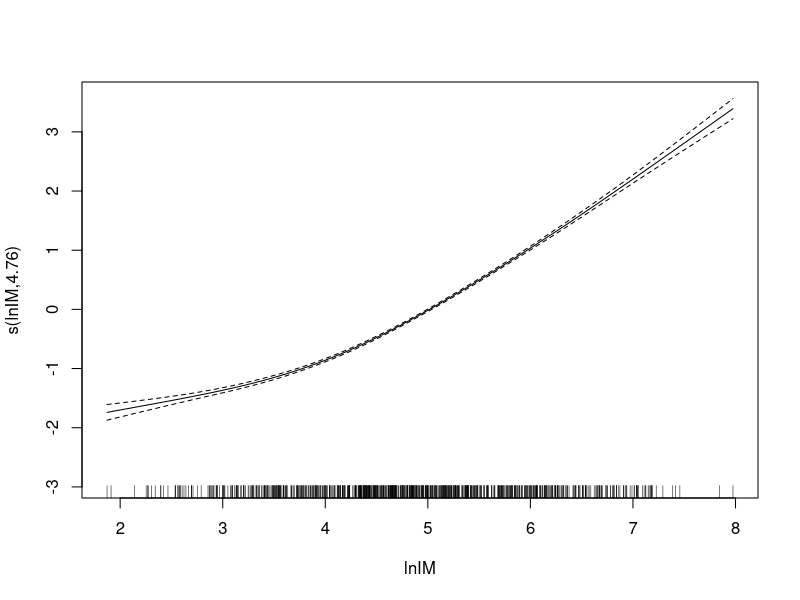
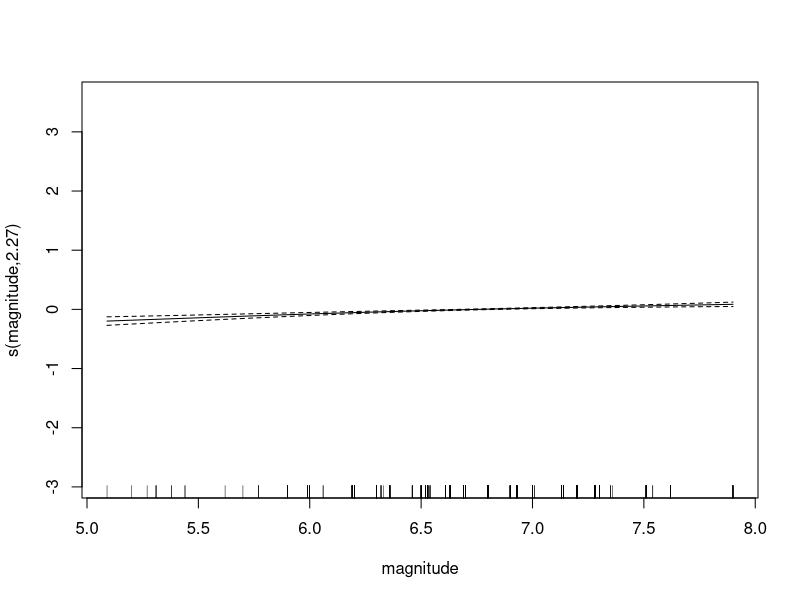
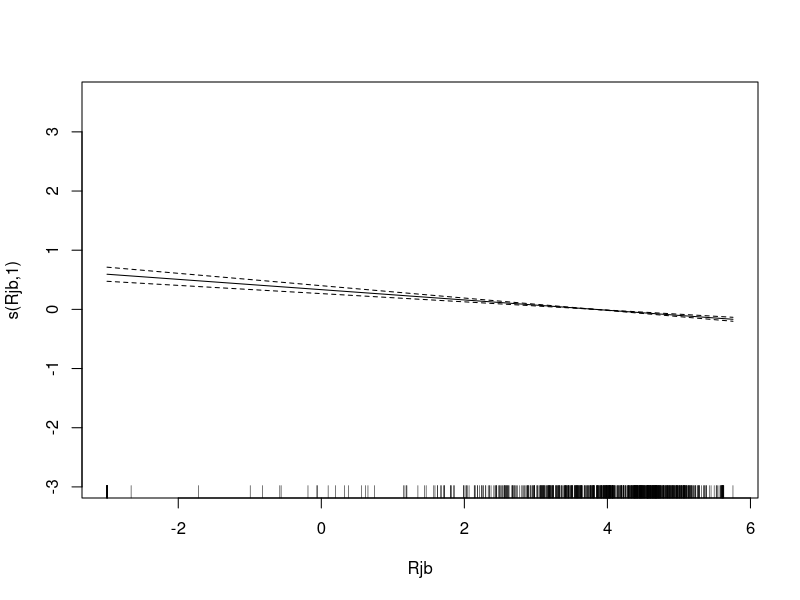
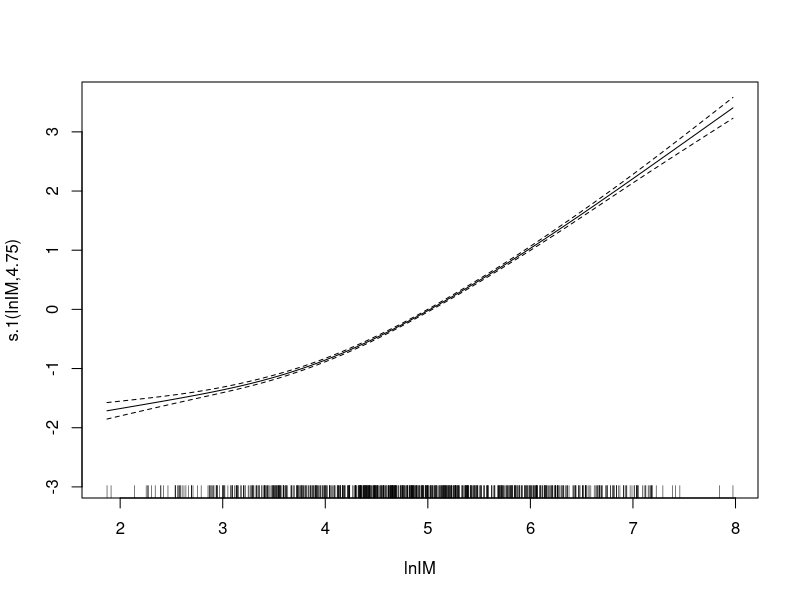
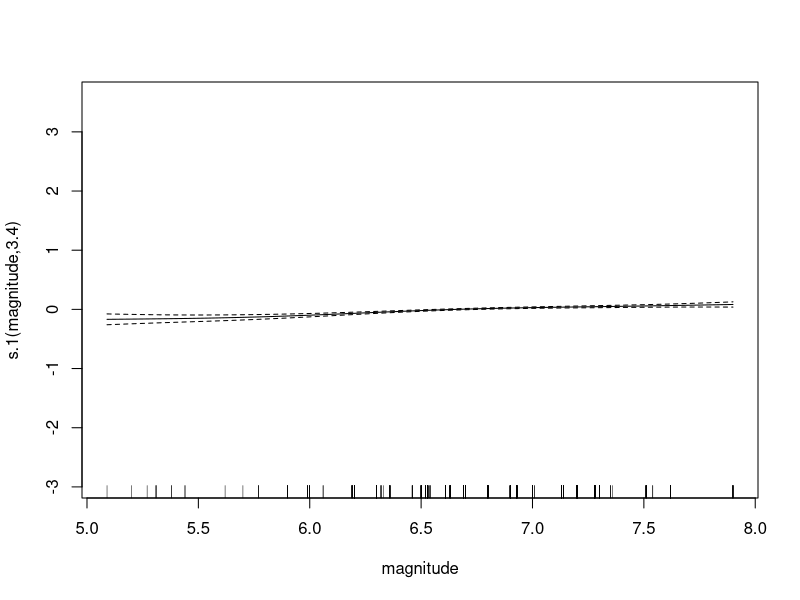
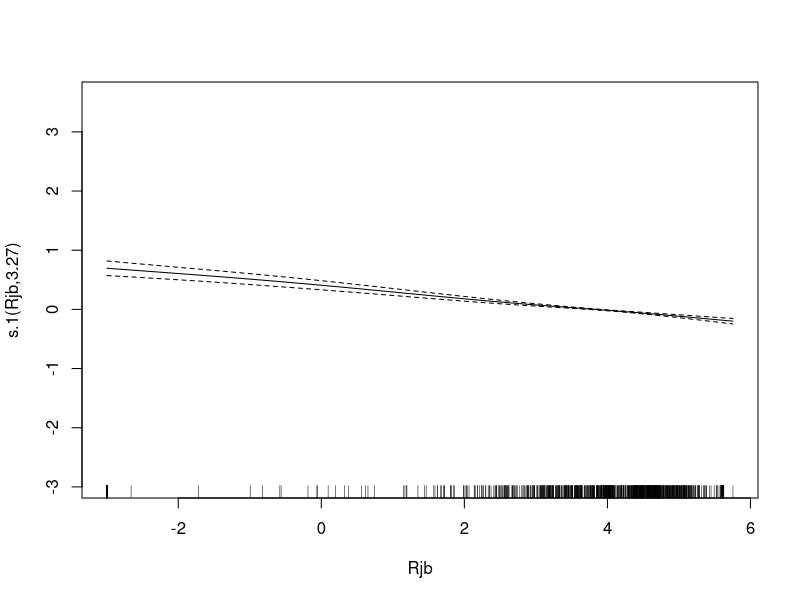
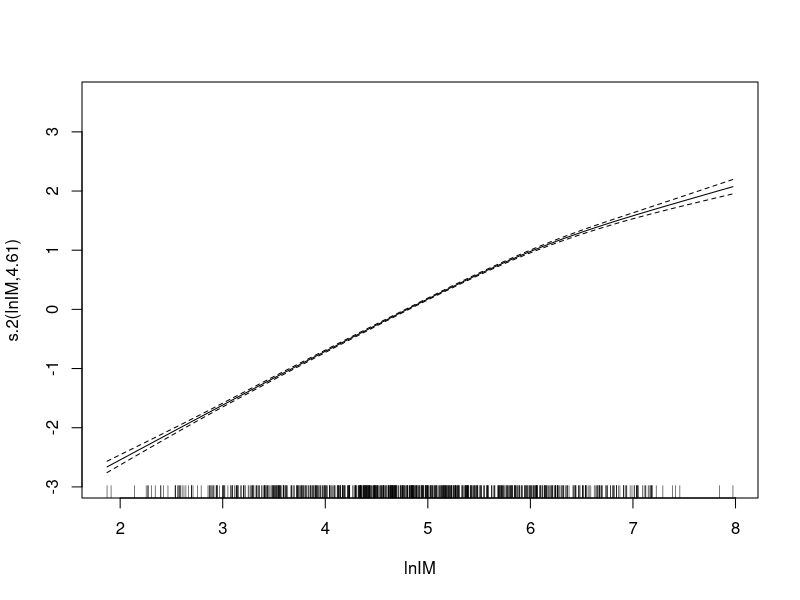
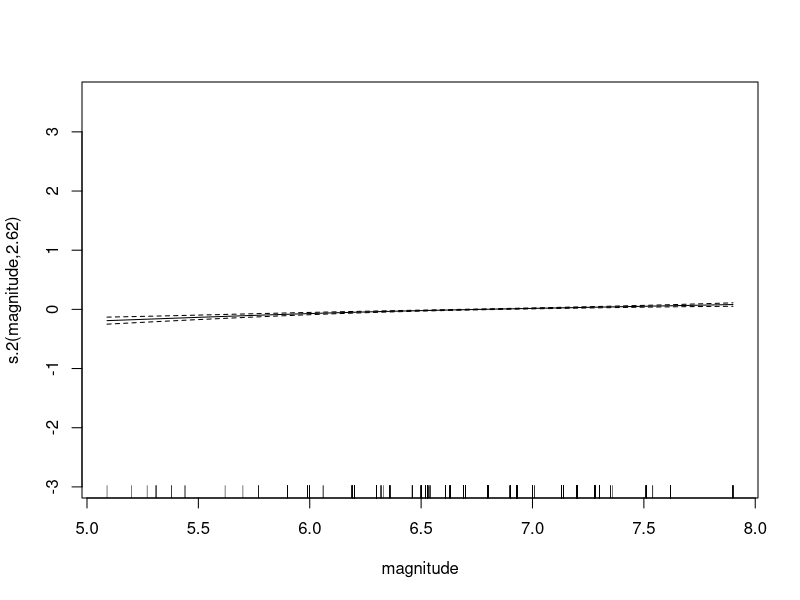

Recreate these plots in R, in order. (Note: this script raises an error after producing the figures.)
## ---- chunk 1
knitr::opts_chunk$set(echo = TRUE)
## ---- chunk 2
library(dplyr)
#library(dslabs)
library(mgcv)
## ---- chunk 3
#dat = read.csv('Inputs_for_s4_96x48_veryhigh_pID1.csv', header = TRUE)
dat = read.csv('data/Inputs_for_s2_48x32_high_avg_EDP.csv', header = TRUE)
magnitude = read.table('data/Magnitude.txt', header=FALSE)
Rjb = read.table('data/Distance_Rjb.txt', header = FALSE)
columns = colnames(dat)
head(dat)
## ---- chunk 4
ln_sdrX = as.matrix(log(dat['story_1_sdrX']))
ln_pfaX = as.matrix(log(dat['story_1_pfaX']))

######## The list of IMs used ##############
lnsaT1 = as.matrix(log(dat['SaT1']))
lnPGA = log(as.matrix(dat['PGA']))
lnPGV = log(as.matrix(dat['PGV']))
lnsaAvg = log(as.matrix(dat['Sa_avg']))
lnCAV = log(as.matrix(dat['CAV']))
lnSI = log(as.matrix(dat['SI']))
lnASI = log(as.matrix(dat['ASI']))
lnDSI = log(as.matrix(dat['DSI']))
lnDS_5to75 = log(as.matrix(dat['DS_5to75']))
lnDS_5to95 = log(as.matrix(dat['DS_5to75']))


magnitude = as.matrix(magnitude)
Rjb = as.matrix(log(Rjb))

#df <- data.frame(SDR=ln_sdrX, PFA=ln_pfaX, SaT1=ln_saT1, SaAvg=ln_saAvg, magnitude=magnitude, 
#                 distance = Rjb, PGV=lnPGV, PGA = lnPGA)
#df
## ---- chunk 5
lnIM = lnsaT1

fit <- gam(list(as.matrix(log(dat['story_1_sdrX']))  ~ s(lnIM, k=6) + s(magnitude, k=6) + s(Rjb, k=6),
                as.matrix(log(dat['story_1_sdrZ']))  ~ s(lnIM, k=6) + s(magnitude, k=6) + s(Rjb, k=6),
                as.matrix(log(dat['story_1_pfaX'])) ~ s(lnIM, k = 6) + s(magnitude, k=6) + s(Rjb,k=6),
                as.matrix(log(dat['story_1_pfaZ'])) ~ s(lnIM, k = 6) + s(magnitude, k=6) + s(Rjb,k=6),
                as.matrix(log(dat['story_2_sdrX']))  ~ s(lnIM, k=6) + s(magnitude, k=6) + s(Rjb, k=6),
                as.matrix(log(dat['story_2_sdrZ']))  ~ s(lnIM, k=6) + s(magnitude, k=6) + s(Rjb, k=6),
                as.matrix(log(dat['story_2_pfaX'])) ~ s(lnIM, k = 6) + s(magnitude, k=6) + s(Rjb,k=6),
                as.matrix(log(dat['story_2_pfaZ'])) ~ s(lnIM, k = 6) + s(magnitude, k=6) + s(Rjb,k=6)
                ),
                family = mvn(d = 8))
summary(fit)
## ---- chunk 6
plot(fit)
## ---- chunk 7

fit <- gam(list(ln_sdrX  ~ s(ln_saT1, k=6) + s(magnitude, k = 6) + s(Rjb, k = 6), 
                ln_pfaX ~ s(ln_saT1, k = 6) + s(magnitude, k = 6) + s(Rjb, k = 6)
                ),
                family = mvn(d = 2))
summary(fit)
## ---- chunk 8


fit <- gam(list(ln_sdrX  ~ s(lnPGA, k=6) + s(magnitude, k = 6) + s(Rjb, k = 6), 
                ln_pfaX ~ s(lnPGA, k = 6) + s(magnitude, k = 6) + s(Rjb, k = 6)),
                family = mvn(d = 2))
summary(fit)
## ---- chunk 9


fit <- gam(list(ln_sdrX  ~ s(lnPGV, k=6) + s(magnitude, k = 6) + s(Rjb, k = 6), 
                ln_pfaX ~ s(lnPGV, k = 6) + s(magnitude, k = 6) + s(Rjb, k = 6)),
                family = mvn(d = 2))
summary(fit)
## ---- chunk 10


fit <- gam(list(ln_sdrX  ~ s(ln_saAvg, k=6) + s(magnitude, k = 6) + s(Rjb, k = 6), 
                ln_pfaX ~ s(ln_saAvg, k = 6) + s(magnitude, k = 6) + s(Rjb, k = 6)),
                family = mvn(d = 2))
summary(fit)
## ---- chunk 11
fit$df.residual
## ---- chunk 12
#
# estimated cov matrix between SDR and PFA
cov <- solve(crossprod(fit$family$data$R))
cov
## ---- chunk 13
# correlation matrix between SDR and PFA
cov2cor(cov)
## ---- chunk 14
fitnew <- gam(list(as.matrix(log(dat['story_1_sdrX'])) ~ s(lnIM, magnitude, Rjb, k=5),
                   as.matrix(log(dat['story_1_sdrZ'])) ~ s(lnIM, magnitude, Rjb, k=5),
                   as.matrix(log(dat['story_1_pfaX'])) ~ s(lnIM, magnitude, Rjb, k=5),
                   as.matrix(log(dat['story_1_pfaZ'])) ~ s(lnIM, magnitude, Rjb, k=5),
                   as.matrix(log(dat['story_2_sdrX'])) ~ s(lnIM, magnitude, Rjb, k=5),
                   as.matrix(log(dat['story_2_sdrZ'])) ~ s(lnIM, magnitude, Rjb, k=5),
                   as.matrix(log(dat['story_2_pfaX'])) ~ s(lnIM, magnitude, Rjb, k=5),
                   as.matrix(log(dat['story_2_pfaZ'])) ~ s(lnIM, magnitude, Rjb, k=5)
                ),
                family = mvn(d = 8))
summary(fitnew)
## ---- chunk 15
# estimated cov matrix between SDR and PFA
cov <- solve(crossprod(fitnew$family$data$R))
# correlation matrix between SDR and PFA
cov2cor(cov)
## ---- chunk 16
plot(fitnew)
## ---- chunk 17
fitnew <- gam(list(as.matrix(log(dat['story_1_sdrX'])) ~ s(lnIM, magnitude, k=5) + s(lnIM, Rjb, k=5),
                   as.matrix(log(dat['story_1_sdrZ'])) ~ s(lnIM, magnitude, k=5) + s(lnIM, Rjb, k=5),
                   as.matrix(log(dat['story_1_pfaX'])) ~ s(lnIM, magnitude, k=5) + s(lnIM, Rjb, k=5),
                   as.matrix(log(dat['story_1_pfaZ'])) ~ s(lnIM, magnitude, k=5) + s(lnIM, Rjb, k=5),
                   as.matrix(log(dat['story_2_sdrX'])) ~ s(lnIM, magnitude, k=5) + s(lnIM, Rjb, k=5),
                   as.matrix(log(dat['story_2_sdrZ'])) ~ s(lnIM, magnitude, k=5) + s(lnIM, Rjb, k=5),
                   as.matrix(log(dat['story_2_pfaX'])) ~ s(lnIM, magnitude, k=5) + s(lnIM, Rjb, k=5),
                   as.matrix(log(dat['story_2_pfaZ'])) ~ s(lnIM, magnitude, k=5) + s(lnIM, Rjb, k=5)
                ),
                family = mvn(d = 8))
summary(fitnew)
## ---- chunk 18
# estimated cov matrix between SDR and PFA
cov <- solve(crossprod(fitnew$family$data$R))
# correlation matrix between SDR and PFA
cov2cor(cov)
## ---- chunk 19
plot(fitnew)
## ---- chunk 20
N <- 200
I <- exp(rnorm(N, mean=0, sd=0.5))
mag <- rnorm(N, mean=3, sd=0.5)
log_acc <- I + rnorm(N, mean=1, sd=0.2)
log_disp <- 2*I + rnorm(N, mean=1, sd=0.5) / mag
df <- data.frame(log_acc=log_acc, log_disp=log_disp, I=I, mag=mag)
df
## ---- chunk 21

library(mgcv)

fit <- gam(list(log(log_disp)  ~ s(mag), log_acc ~ I + s(mag)),
         data = df, family = mvn(d = 2))

#fit <- gam(list(log_disp  ~ I + s(mag), log_acc ~ I + s(mag)),
#         data = df, family = mvn(d = 2))
summary(fit)

plot(fit)
## ---- chunk 22

#library(mgcv)

#fit <- gam(list(sdr  ~ I + s(mag) + s(Rjb), pfa ~ I + s(mag)) + s(Rjb),
#         data = df, family = mvn(d = 2))
#summary(fit)

#plot(fit)
## ---- chunk 23
#
# estimated cov matrix between log_acc and log_disp
cov <- solve(crossprod(fit$family$data$R))
cov
## ---- chunk 24
# correlation matrix between log_acc and log_disp
cov2cor(cov)
## ---- chunk 25
coef(fit)
## ---- chunk 26
fit$family$data
## ---- chunk 27
fit$family$data
